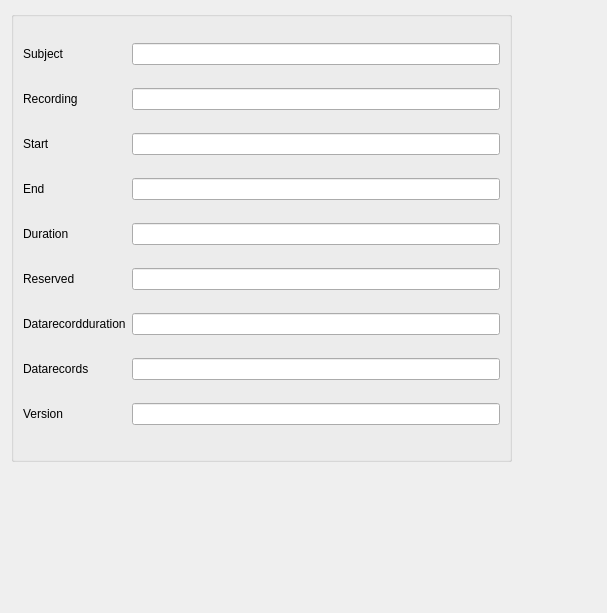
<?xml version="1.0" encoding="UTF-8"?>
<ui version="4.0">
 <class>General</class>
 <widget class="QWidget" name="General">
  <property name="geometry">
   <rect>
    <x>0</x>
    <y>0</y>
    <width>607</width>
    <height>613</height>
   </rect>
  </property>
  <property name="windowTitle">
   <string>Form</string>
  </property>
  <widget class="QGroupBox" name="groupBox">
   <property name="geometry">
    <rect>
     <x>11</x>
     <y>11</y>
     <width>501</width>
     <height>451</height>
    </rect>
   </property>
   <property name="title">
    <string/>
   </property>
   <layout class="QGridLayout" name="gridLayout">
    <item row="0" column="0">
     <widget class="QLabel" name="label">
      <property name="text">
       <string>Subject</string>
      </property>
     </widget>
    </item>
    <item row="0" column="1">
     <widget class="QLineEdit" name="lineEdit"/>
    </item>
    <item row="1" column="0">
     <widget class="QLabel" name="label_2">
      <property name="text">
       <string>Recording</string>
      </property>
     </widget>
    </item>
    <item row="1" column="1">
     <widget class="QLineEdit" name="lineEdit_2"/>
    </item>
    <item row="2" column="0">
     <widget class="QLabel" name="label_3">
      <property name="text">
       <string>Start</string>
      </property>
     </widget>
    </item>
    <item row="2" column="1">
     <widget class="QLineEdit" name="lineEdit_3"/>
    </item>
    <item row="3" column="0">
     <widget class="QLabel" name="label_4">
      <property name="text">
       <string>End</string>
      </property>
     </widget>
    </item>
    <item row="3" column="1">
     <widget class="QLineEdit" name="lineEdit_4"/>
    </item>
    <item row="4" column="0">
     <widget class="QLabel" name="label_5">
      <property name="text">
       <string>Duration</string>
      </property>
     </widget>
    </item>
    <item row="4" column="1">
     <widget class="QLineEdit" name="lineEdit_5"/>
    </item>
    <item row="5" column="0">
     <widget class="QLabel" name="label_11">
      <property name="text">
       <string>Reserved</string>
      </property>
     </widget>
    </item>
    <item row="5" column="1">
     <widget class="QLineEdit" name="lineEdit_6"/>
    </item>
    <item row="6" column="0">
     <widget class="QLabel" name="label_12">
      <property name="text">
       <string>Datarecordduration</string>
      </property>
     </widget>
    </item>
    <item row="6" column="1">
     <widget class="QLineEdit" name="lineEdit_7"/>
    </item>
    <item row="7" column="0">
     <widget class="QLabel" name="label_13">
      <property name="text">
       <string>Datarecords</string>
      </property>
     </widget>
    </item>
    <item row="7" column="1">
     <widget class="QLineEdit" name="lineEdit_8"/>
    </item>
    <item row="8" column="0">
     <widget class="QLabel" name="label_14">
      <property name="text">
       <string>Version</string>
      </property>
     </widget>
    </item>
    <item row="8" column="1">
     <widget class="QLineEdit" name="lineEdit_9"/>
    </item>
   </layout>
  </widget>
 </widget>
 <resources/>
 <connections/>
</ui>
